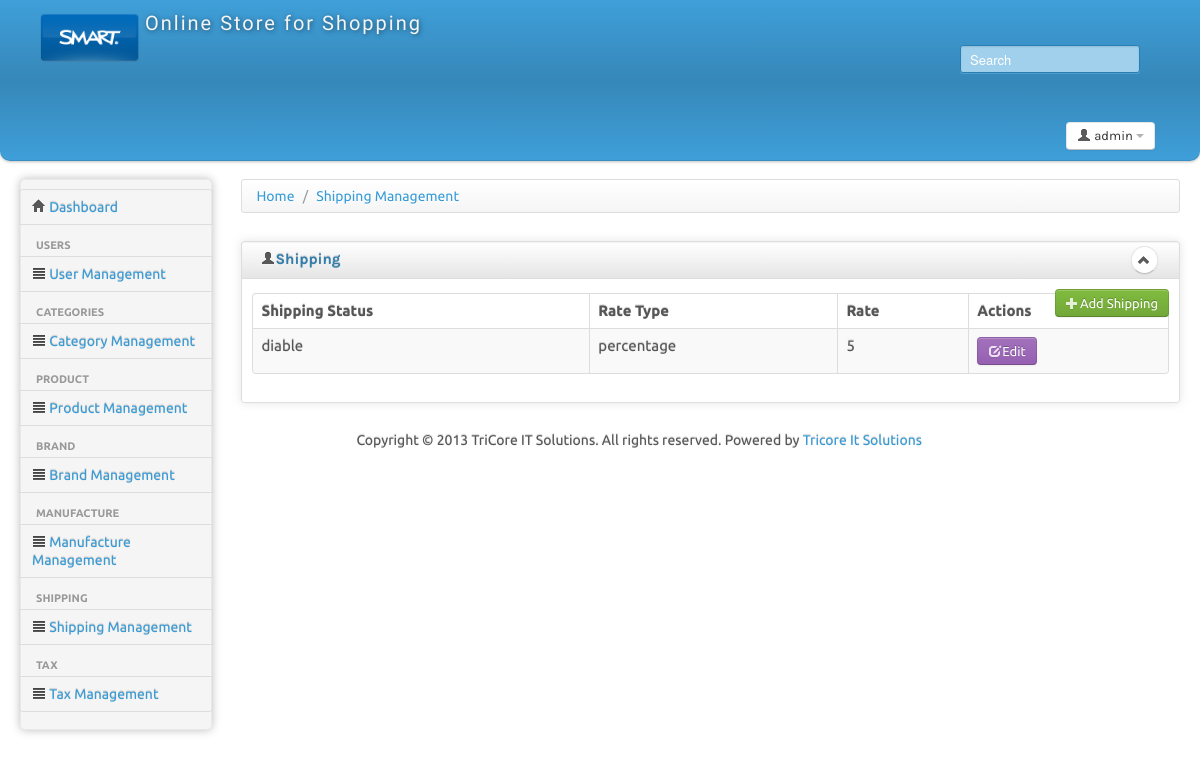
Page /admin/shipping.php (signed in) on the committed database.
### tables this page shows
CREATE TABLE IF NOT EXISTS `shipping_master` (
  `id` tinyint(10) NOT NULL AUTO_INCREMENT,
  `status` varchar(25) NOT NULL,
  `rate_type` enum('percentage','flatrate') NOT NULL,
  `rate` tinyint(10) NOT NULL,
  PRIMARY KEY (`id`)
);

### admin/include/functions.php (called while the page is built, shortened)
<?php
	require_once 'connection.php';
	function view_shipping_info(){
		global $connection;
		$query="select * from shipping_master";
		$result=mysql_query($query,$connection);
		return $result;
	}
?>

### admin/shipping.php (the view, shortened to what this page needs)
<?php
	include_once('include/headers.php');
	include_once('include/connection.php');
	include_once('include/functions.php');
	?>
<body>
	<form>
		<div>
			<ul class="breadcrumb">
				<li>
					<a href="#">Home</a> <span class="divider">/</span>
				</li>
				<li>
					<a href="shipping.php">Shipping Management</a>
				</li>
				</ul>
			</div>
			<div class="row-fluid">
				<div class="box span12">
					<div class="box-header well" data-original-title>
						<h2><i class="icon-user"></i>Shipping</h2>
						<div class="box-icon">
							<a href="#" class="btn btn-minimize btn-round"><i class="icon-chevron-up"></i></a>
					</div>
				</div>
				<div class="box-content">
					<a class="btn btn-success" href="add-shipping.php" style="float:right;margin:0 0 -24px 0"><i class="icon-zoom-in icon-white"></i>Add Shipping</a>
					<table class="table table-striped table-bordered bootstrap-datatable datatable">
					  <thead>
						<tr>
						  <th>Shipping Status</th>
						  <th>Rate Type</th>
						  <th>Rate</th>
						  <th>Actions</th>
						 </tr>
					  </thead>
					  <tbody>
						<?php
							$getShippingInfo=view_Shipping_info();
							while($row=mysql_fetch_array($getShippingInfo))
							{
						?>
								<tr>
									<td><?php echo $row['status'];?></td>
									<td><?php echo $row['rate_type'];?></td>
									<td><?php echo $row['rate'];?></td>
									<td class="center">
										<a class="btn btn-info" href="edit-shipping.php?id=<?php echo $row['id'];?>"><i class="icon-edit icon-white"></i>Edit</a>
									</td>
								</tr>
						<?php  }?>
					 </tbody>
				   </table>
				</div>
			</div>
		</div>
	  </div>
	</body>
<?php include_once('include/footer.php'); ?>

### admin/css/charisma-app.css (style rules this page uses)
.box { border: 1px solid #DEDEDE; border-radius:3px; -webkit-border-radius:3px; -moz-border-radius:3px; margin-top: 10px; margin-bottom: 10px ; box-shadow: 0 0 10px rgba(189, 189, 189, 0.4); -webkit-box-shadow: 0 0 10px rgba(189, 189, 189, 0.4); -moz-box-shadow: 0 0 10px rgba(189, 189, 189, 0.4); }
.box-header { border:none; padding-top:5px; border-bottom: 1px solid #DEDEDE; border-radius:3px 3px 0 0; -webkit-border-radius:3px 3px 0 0; -moz-border-radius:3px 3px 0 0; height:12px; min-height:12px; margin-bottom: 0; cursor:move; background: -moz-linear-gradient(top, rgba(255,255,255,0) 0%, rgba(0,0,0,0.1) 100%); background: -webkit-gradient(linear, left top, left bottom, color-stop(0%,rgba(255,255,255,0)), color-stop(100%,rgba(0,0,0,0.1))); background: -webkit-linear-gradient(top, rgba(255,255,255,0) 0%,rgba(0,0,0,0.1) 100%); background: -o-linear-gradient(top, rgba(255,255,255,0) 0%,rgba(0,0,0,0.1) 100%); background: -ms-linear-gradient(top, rgba(255,255,255,0) 0%,rgba(0,0,0,0.1) 100%); background: linear-gradient(to bottom, rgba(255,255,255,0) 0%,rgba(0,0,0,0.1) 100%); filter: progid:DXImageTransform.Microsoft.gradient( startColorstr='#00ffffff', endColorstr='#1a000000',GradientType=0 ); }
.box-header h2 { font-size:15px; width:auto; clear:none; float:left; line-height:25px; white-space: nowrap; }
.box-header h2 > i { margin-top:1px; }
.box-icon { float:right; }
.box-icon a { clear:none; float:left; margin:0 2px; height: 18px; width:5px; margin-top: -1px; }
.box-icon a i { margin-left:-4.5px; }
.box-content { padding:10px; }
.btn-round { border-radius: 40px; -webkit-border-radius: 40px; -moz-border-radius: 40px; font-size:12px; padding-top:4px; }

### admin/include/headers.php (style rules this page uses)
body { padding-bottom: 40px; }

### rows in the picture
shipping_master: status "diable", rate_type "percentage", rate "5"
